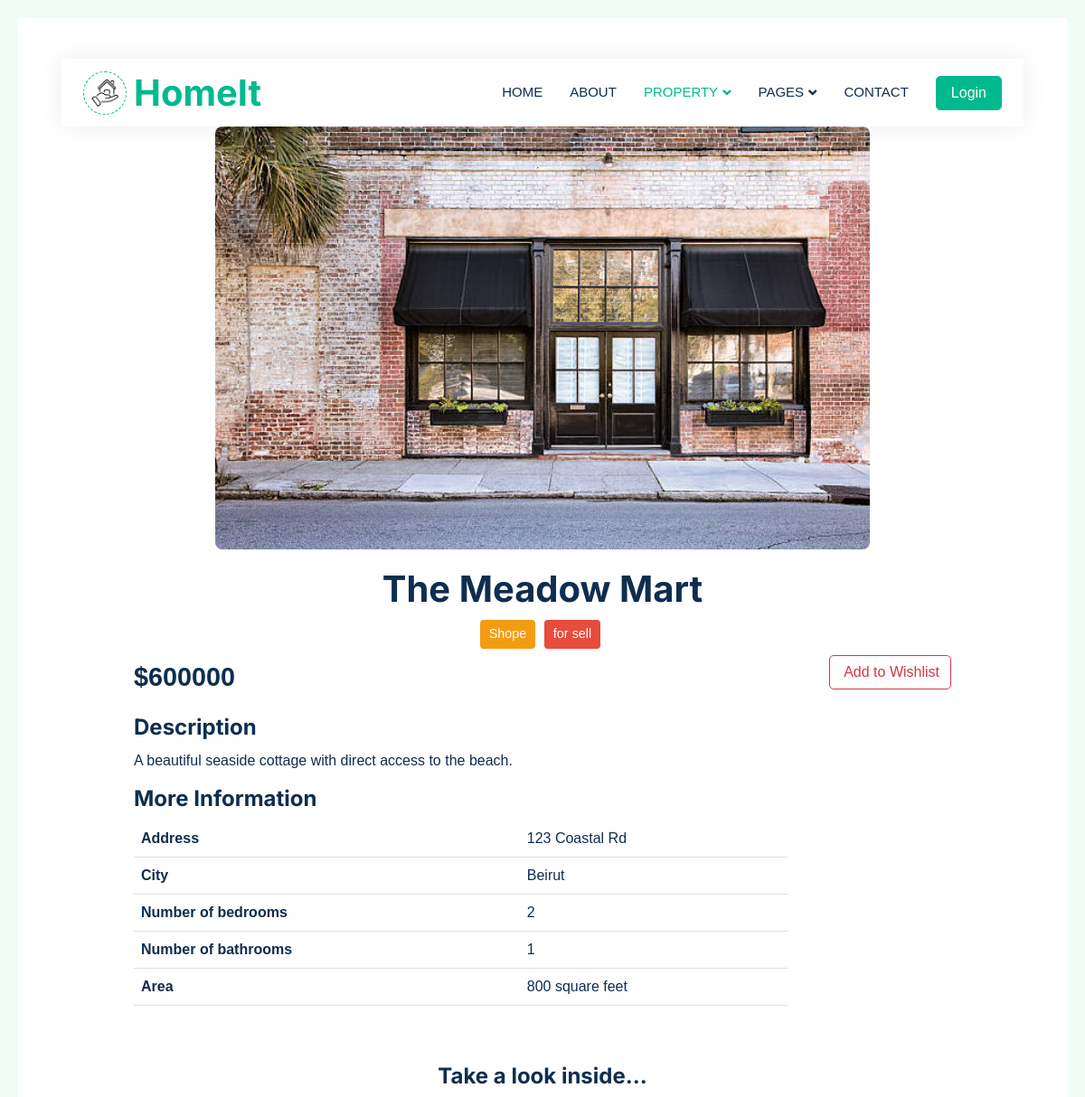
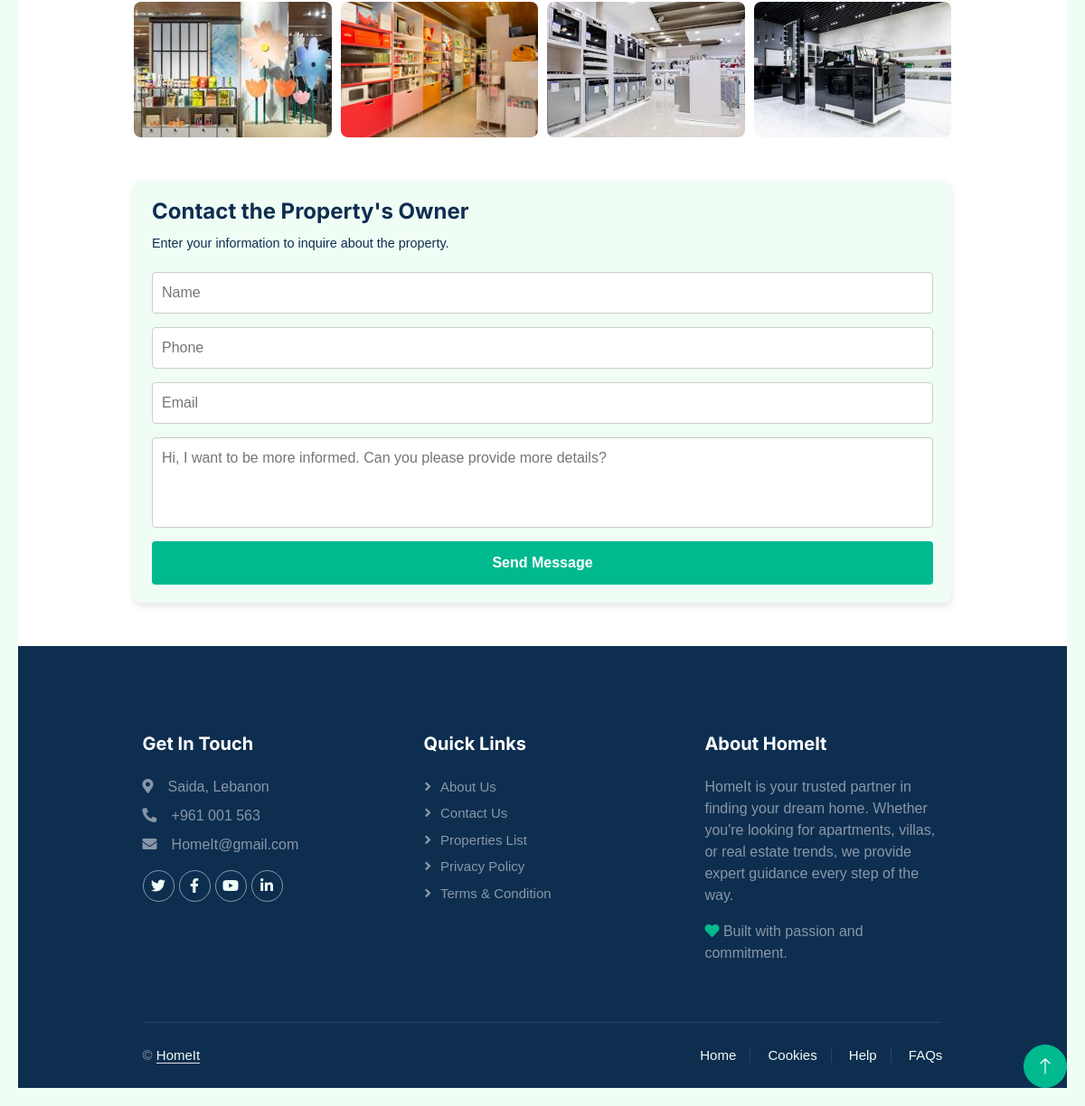
The page /frontend/property_details.php?id=37 on the database its author committed (2 pictures, top to bottom).
### tables this page shows
CREATE TABLE `properties` (
  `property_id` int(11) NOT NULL,
  `user_id` int(11) NOT NULL,
  `type_id` int(11) NOT NULL,
  `city_id` int(11) NOT NULL,
  `status` enum('available','rented','sold') NOT NULL DEFAULT 'available',
  `title` varchar(50) NOT NULL,
  `description` text NOT NULL,
  `price` decimal(10,0) NOT NULL,
  `address` varchar(100) NOT NULL,
  `bedrooms` int(11) NOT NULL,
  `bathrooms` int(11) NOT NULL,
  `sqft` int(11) NOT NULL,
  `created_at` timestamp NOT NULL DEFAULT current_timestamp(),
  `updated_at` timestamp NOT NULL DEFAULT current_timestamp(),
  `main_image` varchar(200) NOT NULL,
  `purpose` enum('for rent','for sell') NOT NULL
);

CREATE TABLE `property_types` (
  `type_id` int(11) NOT NULL,
  `type` varchar(25) NOT NULL,
  `image` varchar(100) NOT NULL
);

CREATE TABLE `cities` (
  `city_id` int(11) NOT NULL,
  `city` varchar(25) NOT NULL
);

CREATE TABLE `images` (
  `image_id` int(11) NOT NULL,
  `property_id` int(11) NOT NULL,
  `image_url` varchar(200) NOT NULL,
  `created_at` timestamp NOT NULL DEFAULT current_timestamp()
);

### frontend/property_details.php (the view, shortened to what this page needs)
<?php
    include '../inc/connection.php';
?>
<!DOCTYPE html>
<html lang="en">
<head>
    <link href="https://cdnjs.cloudflare.com/ajax/libs/font-awesome/5.10.0/css/all.min.css" rel="stylesheet">
    <link href="https://cdn.jsdelivr.net/npm/bootstrap-icons@1.4.1/font/bootstrap-icons.css" rel="stylesheet">
    <link href="../css/bootstrap.min.css" rel="stylesheet">
   <link href="../css/style3.css" rel="stylesheet">
   <link href="../css/style.css" rel="stylesheet">
</head>
<body>
    <div class="container-xxl bg-white p-0">
        <div class="container-fluid nav-bar bg-transparent">
            <nav class="navbar navbar-expand-lg bg-white navbar-light py-0 px-4">
                <a href="index.php" class="navbar-brand d-flex align-items-center text-center">
                    <div class="icon p-2 me-2">
                        <img class="img-fluid" src="../img/icon.png" alt="Icon" style="width: 30px; height: 30px;">
                    </div>
                    <h1 class="m-0 text-primary">HomeIt</h1>
                </a>
                <div class="collapse navbar-collapse" id="navbarCollapse">
                    <div class="navbar-nav ms-auto">
                        <a href="index.php" class="nav-item nav-link">Home</a>
                        <a href="about.php" class="nav-item nav-link">About</a>
                        <div class="nav-item dropdown">
                        <a href="#" class="nav-link dropdown-toggle active" data-bs-toggle="dropdown">Property</a>
                        </div>
                        <div class="nav-item dropdown">
                            <a href="#" class="nav-link dropdown-toggle" data-bs-toggle="dropdown">Pages</a>
                        </div>
                        <a href="contact.php" class="nav-item nav-link">Contact</a>
                    </div>
                    <a href="../sign_up_sign_in/login.php" class="btn btn-primary px-3 d-none d-lg-flex">Login</a>
                </div>
            </nav>
        </div>
        <?php
            $artID=$_GET['id'];
            $sql="SELECT * FROM properties WHERE property_id='$artID'";
            $result=mysqli_query($con,$sql);
            $row = mysqli_fetch_assoc($result);
            $sqll="SELECT * FROM images WHERE property_id='$artID'";
            $resultt=mysqli_query($con,$sqll);
        ?>
        <div class="container">
            <div class="featured-image">
                <img src="<?=$row['main_image'] ?: '../img/z-image1.webp'?>" alt="Featured Villa">
            </div>
            <header class="title">
                <h1><?= $row["title"]; ?></h1>
                <div class="tags">
                    <?php
                        $type_query = $con->query("SELECT type FROM property_types WHERE type_id = " . $row['type_id']);
                        $type = mysqli_fetch_assoc($type_query)['type'];
                    ?>
                    <span class="tag featured"><?= $type ?></span>
                    <span class="tag for-sale"><?= $row["purpose"]; ?></span>
                </div>
                <div class="d-flex align-items-center justify-content-between">
                    <div class="price">$<?= $row["price"]; ?></div>
                    <button
                        class="wishlist-btn btn btn-outline-danger"
                        data-property-id="<?= $row['property_id'] ?>">
                    </button>
                    <div aria-live="polite" aria-atomic="true" class="position-fixed bottom-0 end-0 p-3" style="z-index: 1055">
                    </div>
                </div>
            </header>
            <div class="content">
                <section class="description">
                    <h2>Description</h2>
                    <p><?= $row["description"]; ?></p>
                </section>
                <section class="address">
                    <h2>More Information</h2>
                    <table>
                        <tr>
                            <th>Address</th>
                            <td><?= $row["address"]; ?></td>
                        </tr>
                        <tr>
                        <?php
                            $city_query = $con->query("SELECT city FROM cities WHERE city_id = " . $row['city_id']);
                            $city = mysqli_fetch_assoc($city_query)['city'];
                        ?>
                            <th>City</th>
                            <td><?= $city ?></td>
                        </tr>
                        <tr>
                            <th>Number of bedrooms</th>
                            <td><?= $row["bedrooms"]; ?></td>
                        </tr>
                        <tr>
                            <th>Number of bathrooms</th>
                            <td><?= $row["bathrooms"]; ?></td>
                        </tr>
                        <tr>
                            <th>Area</th>
                            <td><?= $row["sqft"]; ?> square feet</td>
                        </tr>
                    </table>
                </section>
            </div><br>
            <section class="gallery">
                <h2>Take a look inside...</h2>
                <div class="gallery-container">
                    <?php while ($images = mysqli_fetch_assoc($resultt)): ?>
                        <img src="<?= $images["image_url"] ?: '../img/z-image1.webp'?>" alt="">
                    <?php endwhile; ?>
                </div>
            </section><br><br>
            <aside class="contact-form">
                <div class="agent-info">
                    <h2>Contact the Property's Owner</h2>
                    <p>Enter your information to inquire about the property.</p>
                </div>
                <form action="sendMessage.php?id=<?=$artID?>" method="post">
                    <input type="text" name="name" placeholder="Name" required>
                    <input type="tel" name="phone" placeholder="Phone" required>
                    <input type="email" name="email" placeholder="Email" required>
                    <textarea name="message" placeholder="Hi, I want to be more informed. Can you please provide more details?"></textarea>
                    <button type="submit" name="submit" class="send-message">Send Message</button>
                </form>
            </aside>
        </div>
        <div class="container-fluid bg-dark text-white-50 footer pt-5 mt-5">
            <div class="container py-5">
                <div class="row g-5">
                    <div class="col-lg-4 col-md-6">
                        <h5 class="text-white mb-4">Get In Touch</h5>
                        <p class="mb-2"><i class="fa fa-map-marker-alt me-3"></i>Saida, Lebanon</p>
                        <p class="mb-2"><i class="fa fa-phone-alt me-3"></i>+961 001 563</p>
                        <p class="mb-2"><i class="fa fa-envelope me-3"></i>HomeIt@gmail.com</p>
                        <div class="d-flex pt-2">
                            <a class="btn btn-outline-light btn-social" href=""><i class="fab fa-twitter"></i></a>
                            <a class="btn btn-outline-light btn-social" href=""><i class="fab fa-facebook-f"></i></a>
                            <a class="btn btn-outline-light btn-social" href=""><i class="fab fa-youtube"></i></a>
                            <a class="btn btn-outline-light btn-social" href=""><i class="fab fa-linkedin-in"></i></a>
                        </div>
                    </div>
                    <div class="col-lg-4 col-md-6">
                        <h5 class="text-white mb-4">Quick Links</h5>
                        <a class="btn btn-link text-white-50" href="about.php">About Us</a>
                        <a class="btn btn-link text-white-50" href="contact.php">Contact Us</a>
                        <a class="btn btn-link text-white-50" href="properties-list.php">Properties List</a>
                        <a class="btn btn-link text-white-50" href="">Privacy Policy</a>
                        <a class="btn btn-link text-white-50" href="">Terms & Condition</a>
                    </div>
                    <div class="col-lg-4 col-md-6">
                        <h5 class="text-white mb-4">About HomeIt</h5>
                        <p>HomeIt is your trusted partner in finding your dream home. Whether you're looking for apartments, villas, or real estate trends, we provide expert guidance every step of the way.</p>
                        <p><i class="fa fa-heart text-primary"></i> Built with passion and commitment.</p>
                    </div>
                </div>
            </div>
            <div class="container">
                <div class="copyright">
                    <div class="row">
                        <div class="col-md-6 text-center text-md-start mb-3 mb-md-0">
                            &copy; <a class="border-bottom" href="#">HomeIt</a>
                        </div>
                        <div class="col-md-6 text-center text-md-end">
                            <div class="footer-menu">
                                <a href="#">Home</a>
                                <a href="#">Cookies</a>
                                <a href="#">Help</a>
                                <a href="#">FAQs</a>
                            </div>
                        </div>
                    </div>
                </div>
            </div>
        </div>
        <a href="#" class="btn btn-lg btn-primary btn-lg-square back-to-top"><i class="bi bi-arrow-up"></i></a>
    </div>
</body>
</html>

### css/style3.css (style rules this page uses)
:root { --primary: #00bfa5; --light: #f5f5f5; --dark: #333; --featured: #f39c12; --sale: #e74c3c; }
* { margin: 0; padding: 0; box-sizing: border-box; }
body { font-family: Arial, sans-serif; background-color: var(--light); color: var(--dark); display: flex; justify-content: center; align-items: center; min-height: 100vh; padding: 20px; }
.container { width: 80%; }
.title { text-align: center; margin-bottom: 20px; }
.title h1 { font-size: 2.5rem; color: var(--dark); }
.tags { margin-top: 10px; }
.tag { display: inline-block; padding: 5px 10px; border-radius: 4px; font-size: 0.9rem; color: #fff; margin-right: 5px; }
.featured { background: var(--featured); }
.for-sale { background: var(--sale); }
.price { font-size: 1.8rem; font-weight: bold; margin-top: 10px; }
.content { margin-bottom: 20px; }
.content h2 { font-size: 1.5rem; color: var(--dark); margin-bottom: 10px; }
.content p { font-size: 1rem; line-height: 1.5; color: var(--dark); }
.address table { width: 80%; border-collapse: collapse; }
.address th, .address td { text-align: left; padding: 8px; border-bottom: 1px solid #ddd; }
.contact-form { background: var(--light); border-radius: 8px; padding: 20px; box-shadow: 0 4px 8px rgba(0, 0, 0, 0.1); }
.contact-form h2 { font-size: 1.5rem; color: var(--dark); margin-bottom: 10px; }
.contact-form p { margin-bottom: 20px; font-size: 0.9rem; color: var(--dark); }
form { display: flex; flex-direction: column; }
form input, form textarea { margin-bottom: 15px; padding: 10px; border: 1px solid #ccc; border-radius: 4px; font-size: 1rem; }
form textarea { resize: none; height: 100px; }
form button { padding: 12px; border: none; background: var(--primary); color: #fff; font-size: 1rem; font-weight: bold; border-radius: 4px; cursor: pointer; }
.featured-image { width: 100%; overflow:hidden; text-align: center; margin-bottom: 20px; border-radius: 8px; }
.featured-image img { width: 80%; height: 80%; object-fit: cover; display: inline-block; align-self: center; border-radius: 8px; }
.gallery { margin-top: 20px; }
.gallery h2 { font-size: 1.5rem; color: var(--dark); margin-bottom: 10px; text-align: center; }
.gallery-container { display: grid; grid-template-columns: repeat(auto-fit, minmax(150px, 1fr)); gap: 10px; }
.gallery-container img { width: 100%; height: 150px; object-fit: cover; border-radius: 8px; transition: transform 0.3s ease, box-shadow 0.3s ease; cursor: pointer; }

### rows shown on the page
properties: main_image (picture), title "The Meadow Mart", purpose "for sell", price "600000", description "A beautiful seaside cottage with direct access to the beach.", address "123 Coastal Rd", bedrooms "2", bathrooms "1", sqft "800"
property_types: type "Shope"
cities: city "Beirut"
images: image_url (picture)
images: image_url (picture)
images: image_url (picture)
images: image_url (picture)
